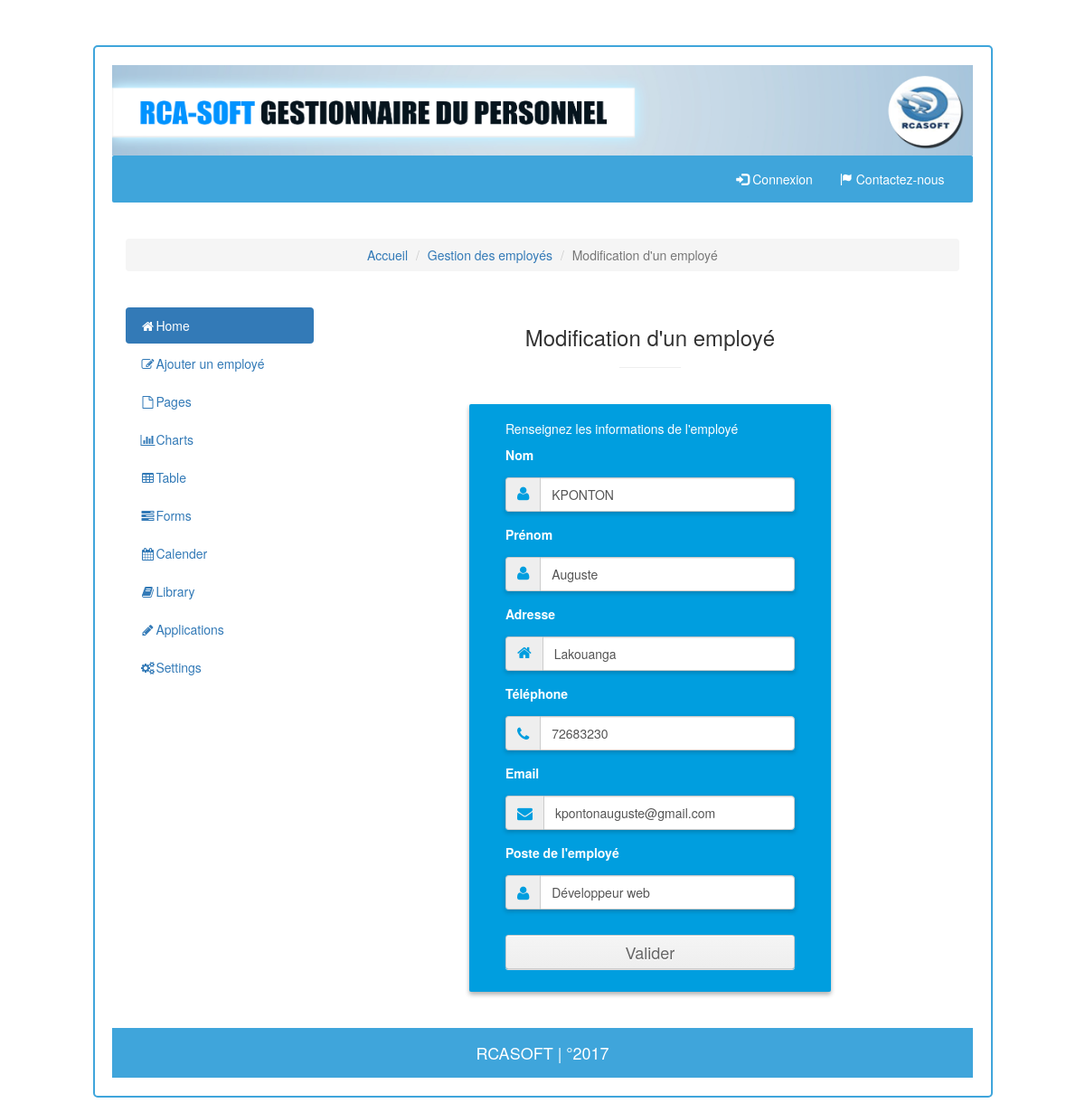
The app's page /employe/update/1 with its own data.
### tables this page shows
CREATE TABLE IF NOT EXISTS `employe` (
  `employe_id` int(11) NOT NULL AUTO_INCREMENT,
  `employe_nom` varchar(255) NOT NULL,
  `employe_prenom` varchar(255) NOT NULL,
  `employe_adresse` varchar(255) NOT NULL,
  `employe_tel` varchar(15) NOT NULL,
  `employe_email` varchar(255) NOT NULL,
  `employe_poste` varchar(255) NOT NULL,
  `create_at` timestamp NOT NULL DEFAULT CURRENT_TIMESTAMP,
  PRIMARY KEY (`employe_id`)
);

### application/modules/employe/controllers/Employe.php (called while the page is built, shortened)
<?php
	class Employe extends MX_Controller
	{
		public function __construct()
		{
			$this->load->model('Employe_model');
		}
		public function update($employe_id)
		{
			$employe = $this->Employe_model->get_by(array("employe_id"=>$employe_id));
			if($employe)
			{
				$this->load->library('form_validation');
				$this->form_validation->set_error_delimiters('<p class = "error">', '</p>');
				$this->form_validation->set_rules('nom', 'Nom', 'trim|required');
				$this->form_validation->set_rules('prenom', 'Prenom', 'trim|required');
				$this->form_validation->set_rules('adresse', 'Adresse', 'trim|required');
				$this->form_validation->set_rules('telephone', 'Telephone', 'trim|required');
				$this->form_validation->set_rules('email', 'Email', 'trim|required|valid_email');
				$this->form_validation->set_rules('poste', 'Poste', 'trim|required');
				if($this->form_validation->run() === FALSE)
				{
					$data['employe'] = $this->Employe_model->get($employe_id);
					$this->load->view('header');
					$this->load->view('employe/update', $data);
					$this->load->view('footer');
				}
			}
		}
	}
?>

### index.php (called while the page is built, shortened)
<?php
require_once BASEPATH.'core/CodeIgniter.php';

### application/third_party/MX/Controller.php (called while the page is built, shortened)
<?php (defined('BASEPATH')) OR exit('No direct script access allowed');
class MX_Controller
{
	public function __get($class)
	{
		return CI::$APP->$class;
	}
}

### application/core/MY_Model.php (called while the page is built, shortened)
<?php
class MY_Model extends CI_Model
{
    protected $_table;
    public $_database;
    protected $primary_key = 'id';
    protected $return_type = 'object';
    protected $_temporary_return_type = NULL;
    public function __construct()
    {
        $this->_database = $this->db;
        $this->_temporary_return_type = $this->return_type;
    }
    public function get($primary_value)
    {
		return $this->get_by($this->primary_key, $primary_value);
    }
    public function get_by()
    {
        $where = func_get_args();
        $row = $this->_database->get($this->_table)
                        ->{$this->_return_type()}();
        $this->_temporary_return_type = $this->return_type;
        $row = $this->trigger('after_get', $row);
        return $row;
    }
    public function trigger($event, $data = FALSE, $last = TRUE)
    {
        return $data;
    }
    protected function _set_where($params)
    {
        if (count($params) == 1 && is_array($params[0]))
        {
            foreach ($params[0] as $field => $filter)
            {
                if (is_array($filter))
                {
                    $this->_database->where_in($field, $filter);
                }
                else
                {
                    if (is_int($field))
                    {
                        $this->_database->where($filter);
                    }
                    else
                    {
                        $this->_database->where($field, $filter);
                    }
                }
            }
        }
        else if (count($params) == 1)
        {
            $this->_database->where($params[0]);
        }
    	else if(count($params) == 2)
		{
            if (is_array($params[1]))
            {
                $this->_database->where_in($params[0], $params[1]);
            }
            else
            {
                $this->_database->where($params[0], $params[1]);
            }
		}
    }
    protected function _return_type($multi = FALSE)
    {
        $method = ($multi) ? 'result' : 'row';
        return $this->_temporary_return_type == 'array' ? $method . '_array' : $method;
    }
}

### application/modules/employe/views/update.php (the view)
<div class="container-fluid">
	<div class="row">
		<div class="col-md-12">
			<center>
				<ol class="breadcrumb">
				  <li><a href="<?php echo base_url(); ?>">Accueil</a></li>
				  <li><a href="<?php echo site_url('employe/'); ?>">Gestion des employés</a></li>
				  <li class="active">Modification d'un employé</li>
				</ol>
			</center><br>
			<div class="row">
				<div class="col-md-3">
					<ul class="nav nav-pills nav-stacked">
						<li class="active"><a href="#"><i class="fa fa-home fa-fw"></i>Home</a></li>
						<li><a href="<?php echo site_url('employe/add'); ?>"><i class="fa fa-pencil-square-o fa-fw"></i>Ajouter un employé</a></li>
						<li><a href="http://www.jquery2dotnet.com"><i class="fa fa-file-o fa-fw"></i>Pages</a></li>
						<li><a href="http://www.jquery2dotnet.com"><i class="fa fa-bar-chart-o fa-fw"></i>Charts</a></li>
						<li><a href="http://www.jquery2dotnet.com"><i class="fa fa-table fa-fw"></i>Table</a></li>
						<li><a href="http://www.jquery2dotnet.com"><i class="fa fa-tasks fa-fw"></i>Forms</a></li>
						<li><a href="http://www.jquery2dotnet.com"><i class="fa fa-calendar fa-fw"></i>Calender</a></li>
						<li><a href="http://www.jquery2dotnet.com"><i class="fa fa-book fa-fw"></i>Library</a></li>
						<li><a href="http://www.jquery2dotnet.com"><i class="fa fa-pencil fa-fw"></i>Applications</a></li>
						<li><a href="http://www.jquery2dotnet.com"><i class="fa fa-cogs fa-fw"></i>Settings</a></li>
					</ul>
				</div>
				<div class="col-md-9">
						<center><h3> Modification d'un employé </h3></center>
						<hr>
						<br>
						<div class="row main">
							<div class="col-md-12">
								<div class="main-login main-center">
								<h5>Renseignez les informations de l'employé</h5>
									<?php echo form_open('', array('class' => ''));?>
										<div class="form-group">
											<label for="name" class="cols-sm-2 control-label">Nom</label>
											<div class="cols-sm-10">
												<div class="input-group">
													<span class="input-group-addon"><i class="fa fa-user fa" aria-hidden="true"></i></span>
													<input type="text" class="form-control" name="nom" id="nom"  value="<?php echo $employe->employe_nom; ?>"/>
												</div>
											</div>
										</div>
										<div class="form-group">
											<label for="email" class="cols-sm-2 control-label">Prénom</label>
											<div class="cols-sm-10">
												<div class="input-group">
													<span class="input-group-addon"><i class="fa fa-user fa" aria-hidden="true"></i></span>
													<input type="text" class="form-control" name="prenom" id="prenom"  value="<?php echo $employe->employe_prenom; ?>"/>
												</div>
											</div>
										</div>
										<div class="form-group">
											<label for="username" class="cols-sm-2 control-label">Adresse</label>
											<div class="cols-sm-10">
												<div class="input-group">
													<span class="input-group-addon"><i class="fa fa-home fa" aria-hidden="true"></i></span>
													<input type="text" class="form-control" name="adresse" id="adresse"  value="<?php echo $employe->employe_adresse; ?>"/>
												</div>
											</div>
										</div>
										<div class="form-group">
											<label for="password" class="cols-sm-2 control-label">Téléphone</label>
											<div class="cols-sm-10">
												<div class="input-group">
													<span class="input-group-addon"><i class="fa fa-phone fa-lg" aria-hidden="true"></i></span>
													<input type="text" class="form-control" name="telephone" id="telephone"  value="<?php echo $employe->employe_tel; ?>"/>
												</div>
											</div>
										</div>
										<div class="form-group">
											<label for="confirm" class="cols-sm-2 control-label">Email</label>
											<div class="cols-sm-10">
												<div class="input-group">
													<span class="input-group-addon"><i class="fa fa-envelope fa-lg" aria-hidden="true"></i></span>
													<input type="email" class="form-control" name="email" id="email"  value="<?php echo $employe->employe_email; ?>"/>
												</div>
											</div>
										</div>
										<div class="form-group">
											<label for="confirm" class="cols-sm-2 control-label">Poste de l'employé</label>
											<div class="cols-sm-10">
												<div class="input-group">
													<span class="input-group-addon"><i class="fa fa-user fa-lg" aria-hidden="true"></i></span>
													<input type="text" class="form-control" name="poste" id="poste"  value="<?php echo $employe->employe_poste; ?>"/>
												</div>
											</div>
										</div>
										<div class="form-group ">
											<input type="submit" value="Valider" name="submit" id="button" class="btn btn-primary btn-lg btn-block login-button">
										</div>
								<?php echo form_close();?>
								</div>
							</div>
						</div>
				</div>
			</div>
		</div>
	</div>
</div>

### assets/css/style.css (style rules this page uses)
body { margin-top : 50px; margin-bottom : 50px; }
hr { width: 10%; color: #fff; }
.form-group { margin-bottom: 15px; }
label { margin-bottom: 15px; }
input, input::-webkit-input-placeholder { font-size: 11px; padding-top: 3px; }
.main-login { background-color: #fff; -moz-border-radius: 2px; -webkit-border-radius: 2px; border-radius: 2px; -moz-box-shadow: 0px 2px 2px rgba(0, 0, 0, 0.3); -webkit-box-shadow: 0px 2px 2px rgba(0, 0, 0, 0.3); box-shadow: 0px 2px 2px rgba(0, 0, 0, 0.3); }
.form-control { height: auto!important; padding: 8px 12px !important; }
.input-group { -webkit-box-shadow: 0px 2px 5px 0px rgba(0,0,0,0.21)!important; -moz-box-shadow: 0px 2px 5px 0px rgba(0,0,0,0.21)!important; box-shadow: 0px 2px 5px 0px rgba(0,0,0,0.21)!important; }
#button { border: 1px solid #ccc; margin-top: 28px; padding: 6px 12px; color: #666; text-shadow: 0 1px #fff; cursor: pointer; -moz-border-radius: 3px 3px; -webkit-border-radius: 3px 3px; border-radius: 3px 3px; -moz-box-shadow: 0 1px #fff inset, 0 1px #ddd; -webkit-box-shadow: 0 1px #fff inset, 0 1px #ddd; box-shadow: 0 1px #fff inset, 0 1px #ddd; background: #f5f5f5; background: -moz-linear-gradient(top, #f5f5f5 0%, #eeeeee 100%); background: -webkit-gradient(linear, left top, left bottom, color-stop(0%, #f5f5f5), color-stop(100%, #eeeeee)); background: -webkit-linear-gradient(top, #f5f5f5 0%, #eeeeee 100%); background: -o-linear-gradient(top, #f5f5f5 0%, #eeeeee 100%); background: -ms-linear-gradient(top, #f5f5f5 0%, #eeeeee 100%); background: linear-gradient(top, #f5f5f5 0%, #eeeeee 100%); filter: progid:DXImageTransform.Microsoft.gradient(startColorstr='#f5f5f5', endColorstr='#eeeeee', GradientType=0); }
.main-center { margin-top: 30px; margin: 0 auto; max-width: 400px; padding: 10px 40px; background:#009edf; color: #FFF; text-shadow: none; -webkit-box-shadow: 0px 3px 5px 0px rgba(0,0,0,0.31); -moz-box-shadow: 0px 3px 5px 0px rgba(0,0,0,0.31); box-shadow: 0px 3px 5px 0px rgba(0,0,0,0.31); }
span.input-group-addon i { color: #009edf; font-size: 17px; }
.login-button { margin-top: 5px; }

### records on screen
employe: nom "KPONTON", prenom "Auguste", adresse "Lakouanga", telephone "72683230", email "kpontonauguste@gmail.com", poste "Développeur web"
